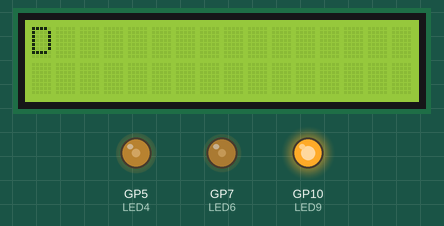
Recording of a sketch running on a simulated Raspberry Pi Pico. Shown: 16×2 character LCD, output pins drawn as LEDs (lit = HIGH). Wiring (inferred from the names in the program): character LCD (HD44780): RS GP8; E GP3; data GP4, GP9, GP2, GP6. Pins used as bus, display or sensor lines are not drawn.

Above: at 0.92 s.
At 19.52 s:
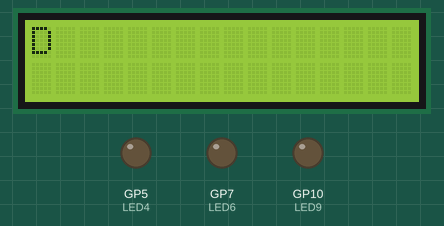
At 37.97 s:
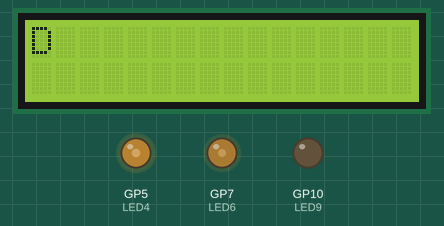
Timing chart, 0 to 40.0 s (numbered marks = the images above):
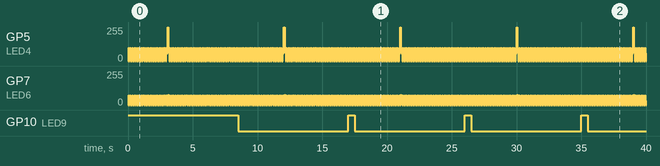

The sketch:

test1.ino
```cpp
int delayTime = 1;
int charBreak = 2;

int timeperiod=5;

int LED1 = 2;
int LED2 = 3;
int LED3 = 4;
int LED4 = 5;
int LED5 = 6;
int LED6 = 7;
int LED7 = 8;
int LED8 = 9;
int LED9 = 10;

void setup()
{
  pinMode(LED1, OUTPUT);
  pinMode(LED2, OUTPUT);
  pinMode(LED3, OUTPUT);
  pinMode(LED4, OUTPUT);
  pinMode(LED5, OUTPUT);
  pinMode(LED6, OUTPUT);
  pinMode(LED7, OUTPUT);
  pinMode(LED8, OUTPUT);
  pinMode(LED9, OUTPUT);

  digitalWrite(LED9,1);
  Serial.begin(9600);
}

int a[] = {0,254, 9, 9, 254, 0};
int b[] = {0,255,153,153,102};
int c2[] = {0,126,129,129,66};
int d[] = {129,255,129,129,126};
int e[] = {0,255,137,137,0};
int f[] = {0,255,9,9,0};
int g[] = {0,126,129,161,226};
int h[] = {0,255,8,8,255};
int i[] = {0,129,255,129,0};
int j[] = {0,64,129,127,1};
int k[] = {0,255,24,102,129};
int l[] = {0,255,128,128,0};
int m[] = {255,3,12,3,255};
int n[] = {255,3,60,192,255};
int o[] = {0,126,129,129,126};
int p[] = {0,255,9,9,6};
int q[] = {126,129,161,126,128};
int r[] = {0,255,25,105,134};
int s[] = {0,198,137,145,99};
int t[] = {0,1,255,1,0};
int u[] = {0,127,128,128,127};
int v[] = {31,96,128,96,31};
int w[] = {255,192,48,192,255};
int x[] = {195,36,24,36,195};
int y[] = {3,4,248,4,3};
int z[] = {0,193,177,141,131};

int one[]={0,130,255,128,0};
int two[]={0,198,161,145,142};
int three[]={0,66,129,153,102};
int four[]={0,15,15,255,0};
int five[]={0,71,133,133,121};
int six[]={0,126,137,137,84};
int seven[]={0,193,49,13,3};
int eight[]={0,102,153,153,102};
int nine[]={0,14,145,145,126};

int dash[]={0,8,8,8,0};

void displayLine(int line)
{
  int myline;
  myline = line;

  if (myline>=128)  {digitalWrite(LED8, HIGH); myline-=128;}  else {digitalWrite(LED8, LOW);}
  if (myline>=64)  {digitalWrite(LED7, HIGH); myline-=64;}  else {digitalWrite(LED7, LOW);}
  if (myline>=32)  {digitalWrite(LED6, HIGH); myline-=32;}  else {digitalWrite(LED6, LOW);}
  if (myline>=16) {digitalWrite(LED5, HIGH); myline-=16;} else {digitalWrite(LED5, LOW);}
  if (myline>=8)  {digitalWrite(LED4, HIGH); myline-=8;}  else {digitalWrite(LED4, LOW);}
  if (myline>=4)  {digitalWrite(LED3, HIGH); myline-=4;}  else {digitalWrite(LED3, LOW);}
  if (myline>=2)  {digitalWrite(LED2, HIGH); myline-=2;}  else {digitalWrite(LED2, LOW);}
  if (myline>=1)  {digitalWrite(LED1, HIGH); myline-=1;}  else {digitalWrite(LED1, LOW);}
}

void displayChar(char c)
{
  if (c == 'a'){for (int i = 0; i <timeperiod; i++){displayLine(a[i]);delay(delayTime);}displayLine(0);}
  if (c == 'b'){for (int i = 0; i <timeperiod; i++){displayLine(b[i]);delay(delayTime);}displayLine(0);}
  if (c == 'c'){for (int i = 0; i <timeperiod; i++){displayLine(c2[i]);delay(delayTime);}displayLine(0);}
  if (c == 'd'){for (int i = 0; i <timeperiod; i++){displayLine(d[i]);delay(delayTime);}displayLine(0);}
  if (c == 'e'){for (int i = 0; i <timeperiod; i++){displayLine(e[i]);delay(delayTime);}displayLine(0);}
  if (c == 'f'){for (int i = 0; i <timeperiod; i++){displayLine(f[i]);delay(delayTime);}displayLine(0);}
  if (c == 'g'){for (int i = 0; i <timeperiod; i++){displayLine(g[i]);delay(delayTime);}displayLine(0);}
  if (c == 'h'){for (int i = 0; i <timeperiod; i++){displayLine(h[i]);delay(delayTime);}displayLine(0);}
  if (c == 'i'){for (int it = 0; it <timeperiod; it++){displayLine(i[it]);delay(delayTime);}displayLine(0);}
  if (c == 'j'){for (int i = 0; i <timeperiod; i++){displayLine(j[i]);delay(delayTime);}displayLine(0);}
  if (c == 'k'){for (int i = 0; i <timeperiod; i++){displayLine(k[i]);delay(delayTime);}displayLine(0);}
  if (c == 'l'){for (int i = 0; i <timeperiod; i++){displayLine(l[i]);delay(delayTime);}displayLine(0);}
  if (c == 'm'){for (int i = 0; i <timeperiod; i++){displayLine(m[i]);delay(delayTime);}displayLine(0);}
  if (c == 'n'){for (int i = 0; i <timeperiod; i++){displayLine(n[i]);delay(delayTime);}displayLine(0);}
  if (c == 'o' || c=='0'){for (int i = 0; i <timeperiod; i++){displayLine(o[i]);delay(delayTime);}displayLine(0);}
  if (c == 'p'){for (int i = 0; i <timeperiod; i++){displayLine(p[i]);delay(delayTime);}displayLine(0);}
  if (c == 'q'){for (int i = 0; i <timeperiod; i++){displayLine(q[i]);delay(delayTime);}displayLine(0);}
  if (c == 'r'){for (int i = 0; i <timeperiod; i++){displayLine(r[i]);delay(delayTime);}displayLine(0);}
  if (c == 's'){for (int i = 0; i <timeperiod; i++){displayLine(s[i]);delay(delayTime);}displayLine(0);}
  if (c == 't'){for (int i = 0; i <timeperiod; i++){displayLine(t[i]);delay(delayTime);}displayLine(0);}
  if (c == 'u'){for (int i = 0; i <timeperiod; i++){displayLine(u[i]);delay(delayTime);}displayLine(0);}
  if (c == 'v'){for (int i = 0; i <timeperiod; i++){displayLine(v[i]);delay(delayTime);}displayLine(0);}
  if (c == 'w'){for (int i = 0; i <timeperiod; i++){displayLine(w[i]);delay(delayTime);}displayLine(0);}
  if (c == 'x'){for (int i = 0; i <timeperiod; i++){displayLine(x[i]);delay(delayTime);}displayLine(0);}
  if (c == 'y'){for (int i = 0; i <timeperiod; i++){displayLine(y[i]);delay(delayTime);}displayLine(0);}
  if (c == 'z'){for (int i = 0; i <timeperiod; i++){displayLine(z[i]);delay(delayTime);}displayLine(0);}

  if (c == '1'){for (int i = 0; i <timeperiod; i++){displayLine(one[i]);delay(delayTime);}displayLine(0);}
  if (c == '2'){for (int i = 0; i <timeperiod; i++){displayLine(two[i]);delay(delayTime);}displayLine(0);}
  if (c == '3'){for (int i = 0; i <timeperiod; i++){displayLine(three[i]);delay(delayTime);}displayLine(0);}
  if (c == '4'){for (int i = 0; i <timeperiod; i++){displayLine(four[i]);delay(delayTime);}displayLine(0);}
  if (c == '5'){for (int i = 0; i <timeperiod; i++){displayLine(five[i]);delay(delayTime);}displayLine(0);}
  if (c == '6'){for (int i = 0; i <timeperiod; i++){displayLine(six[i]);delay(delayTime);}displayLine(0);}
  if (c == '7'){for (int i = 0; i <timeperiod; i++){displayLine(seven[i]);delay(delayTime);}displayLine(0);}
  if (c == '8'){for (int i = 0; i <timeperiod; i++){displayLine(eight[i]);delay(delayTime);}displayLine(0);}
  if (c == '9'){for (int i = 0; i <timeperiod; i++){displayLine(nine[i]);delay(delayTime);}displayLine(0);}

  if (c == '-'){for (int i = 0; i <timeperiod; i++){displayLine(dash[i]);delay(delayTime);}displayLine(0);}

  delay(charBreak);
}

void displayString(char* s)
{
  for (int i = 0; i<=strlen(s); i++)
  {
    displayChar(s[i]);
  }
}

void loop()
{
  displayString("convene-2019");
  //displayString("shubham");
  delay(50);
}

void loop1()
{
  digitalWrite(LED1, 1);
  delay(500);
  digitalWrite(LED1, 0);
  delay(500);
  digitalWrite(LED2, 1);
  delay(500);
  digitalWrite(LED2, 0);
  delay(500);
  digitalWrite(LED3, 1);
  delay(500);
  digitalWrite(LED3, 0);
  delay(500);
  digitalWrite(LED4, 1);
  delay(500);
  digitalWrite(LED4, 0);
  delay(500);
  digitalWrite(LED5, 1);
  delay(500);
  digitalWrite(LED5, 0);
  delay(500);
  digitalWrite(LED6, 1);
  delay(500);
  digitalWrite(LED6, 0);
  delay(500);
  digitalWrite(LED7, 1);
  delay(500);
  digitalWrite(LED7, 0);
  delay(500);
  digitalWrite(LED8, 1);
  delay(500);
  digitalWrite(LED8, 0);
  delay(500);
  digitalWrite(LED9, 1);
  delay(500);
  digitalWrite(LED9, 0);
  delay(500);
}
```

Measured:
- by itself, GP7 (LED6): ramps from 76/255 to 0/255 and jumps back, once every 0.14 s
- by itself, GP10 (LED9): alternates HIGH for 0.50 s and LOW for 8.5 s
